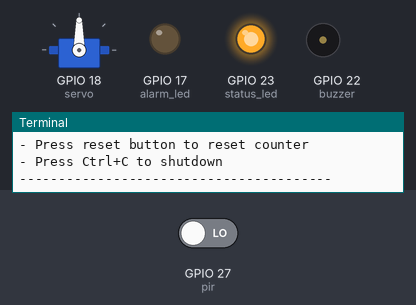
A program run on a simulated Raspberry Pi (BCM pin numbers). Parts: servo, output pins drawn as LEDs (lit = HIGH), buzzer (waves = sounding, pin HIGH), the last lines printed to the terminal. Dashed ring = blinking. The inputs (shaded band) are chosen by the test bench; at power-on: GPIO 27 (pir) LOW. The clock reads 2024-03-15 10:24:30 at power-on unless the program sets it; servo angles are drawn from the pulse width (0.5 ms = 0°, 2.5 ms = 180°).

Above: at 3.2 s.
3.3 s: GPIO 27 (pir) driven HIGH
At 3.55 s:
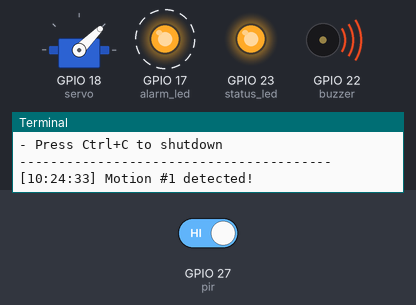
At 6.5 s:
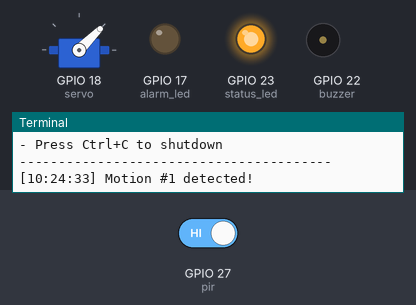
Timing chart, 0 to 8.0 s (numbered marks = the images above; inputs shaded):
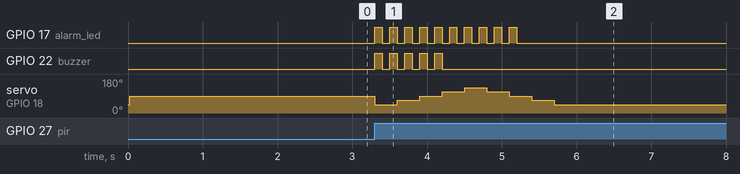

Measured:
- after the input at 3.3 s, GPIO 17 (alarm_led): alternates HIGH for 0.10 s and LOW for 0.10 s, 20 changes in all, then stays LOW, starting at once; GPIO 22 (buzzer): alternates HIGH for 0.10 s and LOW for 0.10 s, 10 changes in all, then stays LOW, starting at once

The program:

project_security_system.py
```python
#!/usr/bin/env python3
"""
Complete Smart Security System
Advanced project combining all components with logging and reset functionality
"""

from gpiozero import MotionSensor, LED, Buzzer, AngularServo, Button
from time import sleep
from datetime import datetime

# Setup all components
pir = MotionSensor(27)
alarm_led = LED(17)
status_led = LED(23)
buzzer = Buzzer(22)
servo = AngularServo(18, min_angle=0, max_angle=180)
reset_button = Button(2)

# System variables
motion_count = 0
system_armed = True

def scan_area():
    """Servo scans the area"""
    for angle in [0, 45, 90, 135, 180, 135, 90, 45, 0]:
        servo.angle = angle
        sleep(0.3)

def motion_detected():
    """Handle motion detection"""
    global motion_count
    if system_armed:
        motion_count += 1
        current_time = datetime.now().strftime("%H:%M:%S")
        print(f"[{current_time}] Motion #{motion_count} detected!")

        # Quick alarm
        alarm_led.blink(on_time=0.1, off_time=0.1, n=10)
        buzzer.beep(on_time=0.1, off_time=0.1, n=5)

        # Scan with servo
        scan_area()

def reset_system():
    """Reset the system"""
    global motion_count, system_armed
    print("System reset!")
    motion_count = 0
    system_armed = True
    status_led.on()
    buzzer.beep(on_time=0.5, off_time=0, n=1)

# Connect functions to events
pir.when_motion = motion_detected
reset_button.when_pressed = reset_system

# Initialize system
print("Smart Security System Starting...")
print("-" * 40)
servo.angle = 90  # Center position
status_led.on()   # System armed indicator
sleep(2)          # Let PIR settle
print("System Armed!")
print("- Motion detection active")
print("- Press reset button to reset counter")
print("- Press Ctrl+C to shutdown")
print("-" * 40)

try:
    while True:
        # Status indicator
        if system_armed:
            status_led.on()
        else:
            status_led.blink()

        sleep(1)

except KeyboardInterrupt:
    print("\n" + "-" * 40)
    print(f"System shutting down")
    print(f"Total detections: {motion_count}")
    print("-" * 40)
    servo.detach()
    alarm_led.off()
    status_led.off()
    buzzer.off()
```
